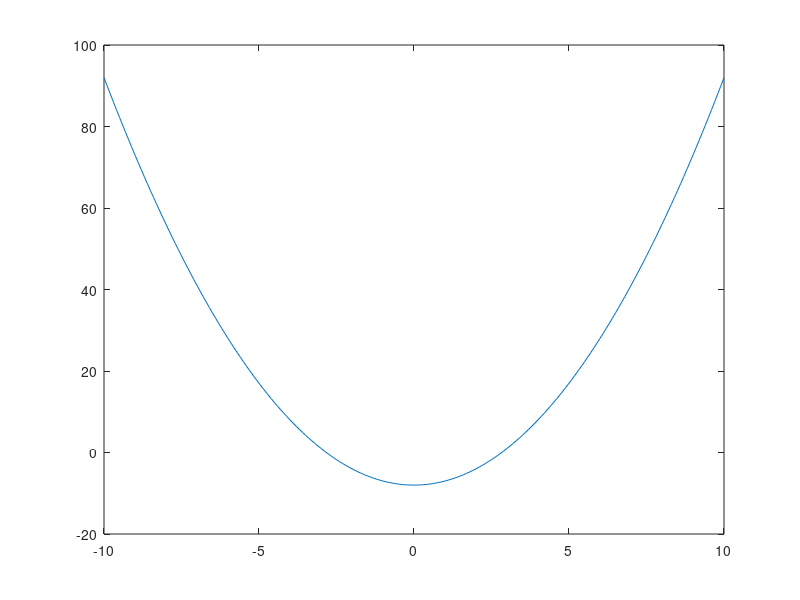
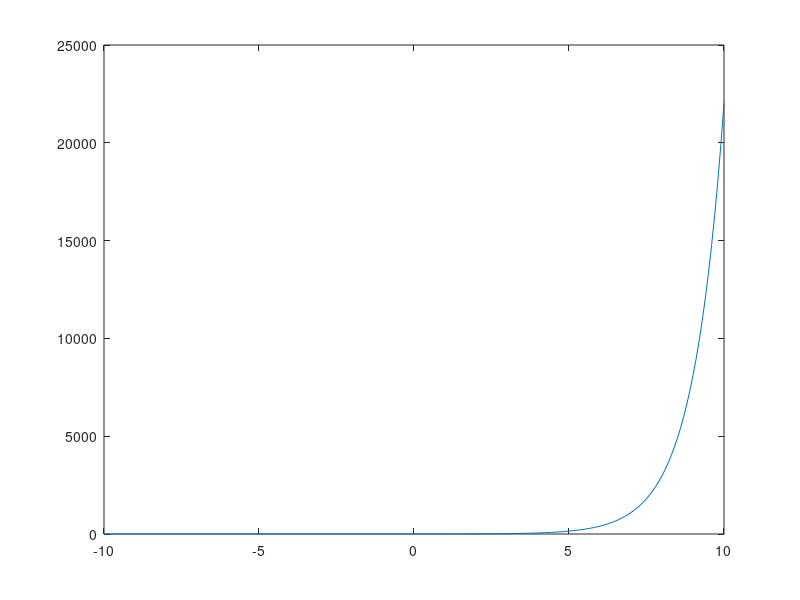

MATLAB code for these plots, in order: (Note: this script raises an error after producing the figures.)
%%  Multiple Figures

x = -10: 0.1: 10;
y1 = x .^ 2 - 8;
y2 = exp(x);

figure, plot(x, y1);
figure, plot(x, y2);
figure('Position', [left, bottom, width, height]);

%%  Plot in one figure

t = 0: 0.1: 2*pi;
x = 3*cos(t);
y = sin(t);

subplot(2, 2, 1); plot(x, y); axis normal
subplot(2, 2, 2); plot(x, y); axis square
subplot(2, 2, 3); plot(x, y); axis equal    %   real
subplot(2, 2, 4); plot(x, y); axis equal tight

saveas(gcf, '<filename>', '<formattype>');
